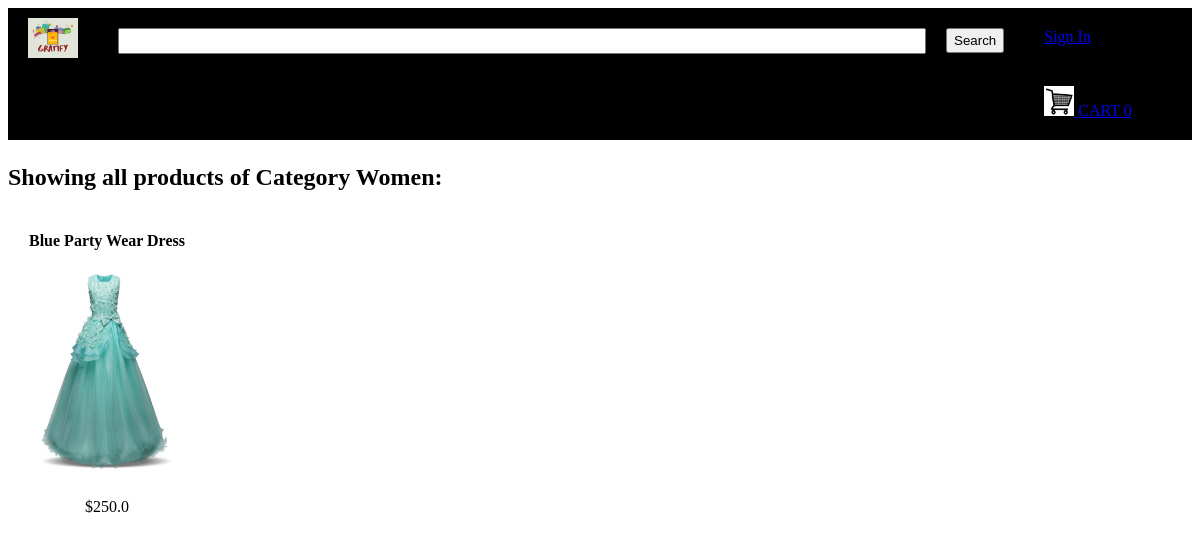
/displayCategory?categoryId=1, run on an earlier commit of the app's database.
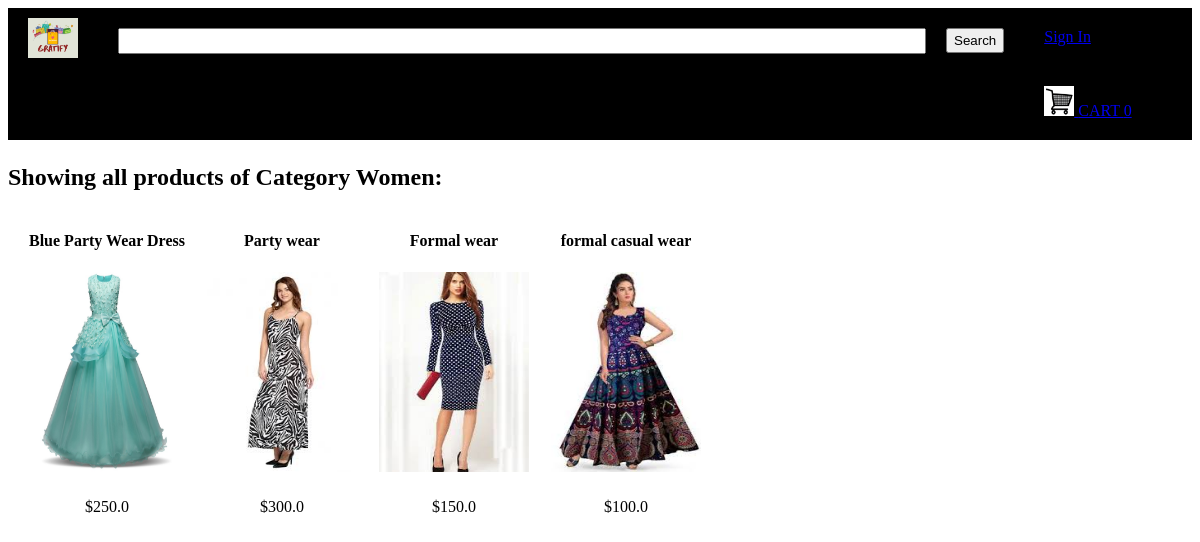
And on a later commit of the database.
### tables this page shows
CREATE TABLE products
		(productId INTEGER PRIMARY KEY,
		name TEXT,
		price REAL,
		description TEXT,
		image TEXT,
		stock INTEGER,
		categoryId INTEGER,
		FOREIGN KEY(categoryId) REFERENCES categories(categoryId)
		);

### home.py (the view)
@app.route("/displayCategory")
def displayCategory():
        loggedIn, firstName, noOfItems = getLoginDetails()
        categoryId = request.args.get("categoryId")
        with sqlite3.connect('gratify.db') as conn:
            cur = conn.cursor()
            cur.execute("SELECT products.productId, products.name, products.price, products.image, categories.name FROM products, categories WHERE products.categoryId = categories.categoryId AND categories.categoryId = ?", (categoryId, ))
            data = cur.fetchall()
        conn.close()
        categoryName = data[0][4]
        data = parse(data)
        return render_template('displayCategory.html', data=data, loggedIn=loggedIn, firstName=firstName, noOfItems=noOfItems, categoryName=categoryName)

### home.py (called while the page is built)
def getLoginDetails():
    with sqlite3.connect('gratify.db') as conn:
        cur = conn.cursor()
        if 'email' not in session:
            loggedIn = False
            firstName = ''
            noOfItems = 0
        else:
            loggedIn = True
            cur.execute("SELECT userId, firstName FROM users WHERE email = ?", (session['email'], ))
            userId, firstName = cur.fetchone()
            cur.execute("SELECT count(productId) FROM kart WHERE userId = ?", (userId, ))
            noOfItems = cur.fetchone()[0]
    conn.close()
    return (loggedIn, firstName, noOfItems)

def parse(data):
    ans = []
    i = 0
    while i < len(data):
        curr = []
        for j in range(7):
            if i >= len(data):
                break
            curr.append(data[i])
            i += 1
        ans.append(curr)
    return ans

### templates/displayCategory.html (shortened to what this page needs)
<!DOCTYPE HTML>
<html>
<head>
<link rel="stylesheet" href={{url_for('static', filename='css/home.css') }} />
<link rel="stylesheet" href={{url_for('static', filename='css/topStyle.css') }} />
</head>
<body>
<div id="title">
	<a href="/">
		<img id="logo" src= {{url_for('static', filename='images/logo.png') }} />
	</a>
	<form>
		<input id="searchBox" type="text" name="searchQuery">
		<input id="searchButton" type="submit" value="Search">
	</form>
	{% if not loggedIn %}
	<div id="signInButton">
		<a class="link" href="/loginForm">Sign In</a>
	</div>
	{% endif %}
	<div id="kart">
		<a class="link" href="/cart">
			<img src={{url_for('static', filename='images/shoppingCart.png')}} id="cartIcon" />
			CART {{noOfItems}}
		</a>
	</div>
</div>
<div>
	<h2>Showing all products of Category {{categoryName}}:</h2>
	{% for itemData in data %}
	<table>
		<tr id="productName">
			{% for row in itemData %}
			<td>
				{{row[1]}}
			</td>
			{% endfor %}
		</tr>
		<tr id="productImage">
			{% for row in itemData %}
			<td>
				<a href="/productDescription?productId={{row[0]}}">
					<img src={{url_for('static', filename='uploads/' + row[3]) }} id="itemImage" />
				</a>
			</td>
			{% endfor %}
		</tr>
		<tr id="productPrice">
			{% for row in itemData %}
			<td>
				${{row[2]}}
			</td>
			{% endfor %}
		</tr>
	</table>
	{% endfor %}
</div>
</body>
</html>

What changed in the data, as far as the page shows it:
added products: name "Party wear", image (picture), price "300.0"
added products: name "Formal wear", image (picture), price "150.0"
added products: name "formal casual wear", image (picture), price "100.0"
